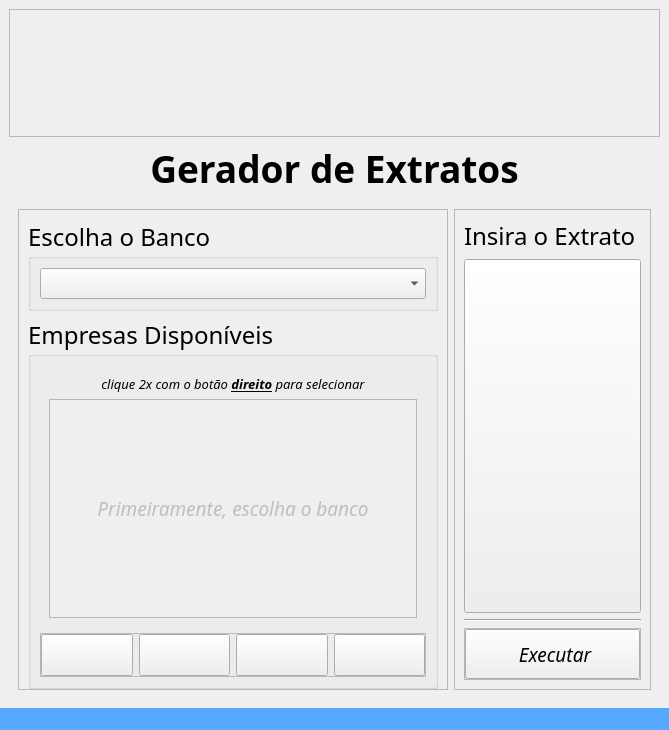
<?xml version="1.0" encoding="UTF-8"?>
<ui version="4.0">
 <class>MainWindow</class>
 <widget class="QMainWindow" name="MainWindow">
  <property name="geometry">
   <rect>
    <x>0</x>
    <y>0</y>
    <width>667</width>
    <height>654</height>
   </rect>
  </property>
  <property name="windowTitle">
   <string>MainWindow</string>
  </property>
  <widget class="QWidget" name="centralwidget">
   <layout class="QGridLayout" name="gridLayout_3">
    <item row="0" column="0">
     <layout class="QGridLayout" name="gridLayout_5">
      <item row="1" column="0">
       <widget class="QLabel" name="label_titulo">
        <property name="font">
         <font>
          <family>Bahnschrift</family>
          <pointsize>28</pointsize>
          <bold>true</bold>
         </font>
        </property>
        <property name="text">
         <string>Gerador de Extratos</string>
        </property>
        <property name="alignment">
         <set>Qt::AlignmentFlag::AlignCenter</set>
        </property>
       </widget>
      </item>
      <item row="0" column="0">
       <widget class="QFrame" name="frame_6">
        <property name="frameShape">
         <enum>QFrame::Shape::StyledPanel</enum>
        </property>
        <property name="frameShadow">
         <enum>QFrame::Shadow::Raised</enum>
        </property>
        <layout class="QHBoxLayout" name="horizontalLayout_5">
         <item>
          <spacer name="horizontalSpacer_5">
           <property name="orientation">
            <enum>Qt::Orientation::Horizontal</enum>
           </property>
           <property name="sizeHint" stdset="0">
            <size>
             <width>40</width>
             <height>20</height>
            </size>
           </property>
          </spacer>
         </item>
         <item>
          <widget class="QLabel" name="logo_hori">
           <property name="sizePolicy">
            <sizepolicy hsizetype="Maximum" vsizetype="Maximum">
             <horstretch>0</horstretch>
             <verstretch>0</verstretch>
            </sizepolicy>
           </property>
           <property name="minimumSize">
            <size>
             <width>580</width>
             <height>108</height>
            </size>
           </property>
           <property name="pixmap">
            <pixmap>../imgs/extrato_horizontal.png</pixmap>
           </property>
           <property name="scaledContents">
            <bool>true</bool>
           </property>
           <property name="alignment">
            <set>Qt::AlignmentFlag::AlignCenter</set>
           </property>
          </widget>
         </item>
         <item>
          <spacer name="horizontalSpacer_6">
           <property name="orientation">
            <enum>Qt::Orientation::Horizontal</enum>
           </property>
           <property name="sizeHint" stdset="0">
            <size>
             <width>40</width>
             <height>20</height>
            </size>
           </property>
          </spacer>
         </item>
        </layout>
       </widget>
      </item>
     </layout>
    </item>
    <item row="2" column="0">
     <layout class="QGridLayout" name="gridLayout">
      <item row="1" column="0">
       <widget class="QStackedWidget" name="stackedWidget">
        <property name="currentIndex">
         <number>0</number>
        </property>
        <widget class="QWidget" name="page">
         <layout class="QHBoxLayout" name="horizontalLayout_3">
          <item>
           <widget class="QFrame" name="frame_2">
            <property name="frameShape">
             <enum>QFrame::Shape::StyledPanel</enum>
            </property>
            <property name="frameShadow">
             <enum>QFrame::Shadow::Raised</enum>
            </property>
            <layout class="QVBoxLayout" name="verticalLayout">
             <property name="bottomMargin">
              <number>0</number>
             </property>
             <item>
              <widget class="QGroupBox" name="groupBox">
               <property name="font">
                <font>
                 <family>Bahnschrift</family>
                 <pointsize>18</pointsize>
                </font>
               </property>
               <property name="title">
                <string>Escolha o Banco</string>
               </property>
               <layout class="QVBoxLayout" name="verticalLayout_4">
                <item>
                 <widget class="QComboBox" name="comboBox">
                  <property name="sizePolicy">
                   <sizepolicy hsizetype="Preferred" vsizetype="Minimum">
                    <horstretch>0</horstretch>
                    <verstretch>0</verstretch>
                   </sizepolicy>
                  </property>
                  <property name="font">
                   <font>
                    <family>Bahnschrift</family>
                    <pointsize>12</pointsize>
                    <fontweight>Light</fontweight>
                   </font>
                  </property>
                 </widget>
                </item>
               </layout>
              </widget>
             </item>
             <item>
              <spacer name="verticalSpacer_2">
               <property name="orientation">
                <enum>Qt::Orientation::Vertical</enum>
               </property>
               <property name="sizeType">
                <enum>QSizePolicy::Policy::Maximum</enum>
               </property>
               <property name="sizeHint" stdset="0">
                <size>
                 <width>20</width>
                 <height>40</height>
                </size>
               </property>
              </spacer>
             </item>
             <item>
              <widget class="QGroupBox" name="groupBox_2">
               <property name="font">
                <font>
                 <family>Bahnschrift</family>
                 <pointsize>18</pointsize>
                </font>
               </property>
               <property name="title">
                <string>Empresas Disponíveis</string>
               </property>
               <layout class="QVBoxLayout" name="verticalLayout_5">
                <item>
                 <widget class="QStackedWidget" name="stackedWidget_companie">
                  <property name="sizePolicy">
                   <sizepolicy hsizetype="Maximum" vsizetype="Expanding">
                    <horstretch>0</horstretch>
                    <verstretch>0</verstretch>
                   </sizepolicy>
                  </property>
                  <property name="currentIndex">
                   <number>0</number>
                  </property>
                  <widget class="QWidget" name="page_3">
                   <property name="sizePolicy">
                    <sizepolicy hsizetype="Maximum" vsizetype="Maximum">
                     <horstretch>0</horstretch>
                     <verstretch>0</verstretch>
                    </sizepolicy>
                   </property>
                   <layout class="QGridLayout" name="gridLayout_2">
                    <item row="1" column="0">
                     <widget class="QScrollArea" name="scrollArea">
                      <property name="enabled">
                       <bool>false</bool>
                      </property>
                      <property name="sizePolicy">
                       <sizepolicy hsizetype="Minimum" vsizetype="Expanding">
                        <horstretch>0</horstretch>
                        <verstretch>0</verstretch>
                       </sizepolicy>
                      </property>
                      <property name="widgetResizable">
                       <bool>true</bool>
                      </property>
                      <widget class="QWidget" name="scrollAreaLayout">
                       <property name="geometry">
                        <rect>
                         <x>0</x>
                         <y>0</y>
                         <width>366</width>
                         <height>176</height>
                        </rect>
                       </property>
                       <property name="sizePolicy">
                        <sizepolicy hsizetype="Minimum" vsizetype="Minimum">
                         <horstretch>0</horstretch>
                         <verstretch>0</verstretch>
                        </sizepolicy>
                       </property>
                       <layout class="QVBoxLayout" name="verticalLayout_2">
                        <item>
                         <widget class="QLabel" name="label_aviso">
                          <property name="font">
                           <font>
                            <family>Rockwell</family>
                            <pointsize>14</pointsize>
                            <italic>true</italic>
                            <bold>false</bold>
                            <strikeout>false</strikeout>
                           </font>
                          </property>
                          <property name="text">
                           <string>Primeiramente, escolha o banco</string>
                          </property>
                          <property name="alignment">
                           <set>Qt::AlignmentFlag::AlignCenter</set>
                          </property>
                         </widget>
                        </item>
                       </layout>
                      </widget>
                     </widget>
                    </item>
                    <item row="0" column="0">
                     <widget class="QLabel" name="label_companie_info">
                      <property name="sizePolicy">
                       <sizepolicy hsizetype="Preferred" vsizetype="Maximum">
                        <horstretch>0</horstretch>
                        <verstretch>0</verstretch>
                       </sizepolicy>
                      </property>
                      <property name="font">
                       <font>
                        <family>Bahnschrift</family>
                        <pointsize>12</pointsize>
                        <italic>true</italic>
                       </font>
                      </property>
                      <property name="text">
                       <string>&lt;!DOCTYPE HTML PUBLIC &quot;-//W3C//DTD HTML 4.0//EN&quot; &quot;http://www.w3.org/TR/REC-html40/strict.dtd&quot;&gt;
&lt;html&gt;&lt;head&gt;&lt;meta name=&quot;qrichtext&quot; content=&quot;1&quot; /&gt;&lt;meta charset=&quot;utf-8&quot; /&gt;&lt;style type=&quot;text/css&quot;&gt;
p, li { white-space: pre-wrap; }
hr { height: 1px; border-width: 0; }
li.unchecked::marker { content: &quot;\2610&quot;; }
li.checked::marker { content: &quot;\2612&quot;; }
&lt;/style&gt;&lt;/head&gt;&lt;body style=&quot; font-family:'Segoe UI'; font-size:9pt; font-weight:400; font-style:normal;&quot;&gt;
&lt;p style=&quot; margin-top:12px; margin-bottom:12px; margin-left:0px; margin-right:0px; -qt-block-indent:0; text-indent:0px;&quot;&gt;&lt;span style=&quot; font-size:10pt; font-style:italic;&quot;&gt;clique 2x com o botão &lt;/span&gt;&lt;span style=&quot; font-size:10pt; font-weight:700; font-style:italic; text-decoration: underline;&quot;&gt;direito&lt;/span&gt;&lt;span style=&quot; font-size:10pt; font-style:italic;&quot;&gt; para selecionar&lt;/span&gt;&lt;/p&gt;&lt;/body&gt;&lt;/html&gt;</string>
                      </property>
                      <property name="alignment">
                       <set>Qt::AlignmentFlag::AlignCenter</set>
                      </property>
                     </widget>
                    </item>
                   </layout>
                  </widget>
                  <widget class="QWidget" name="page_4">
                   <layout class="QGridLayout" name="gridLayout_6">
                    <item row="1" column="0" colspan="2">
                     <widget class="QStackedWidget" name="stackedWidget_reference">
                      <property name="currentIndex">
                       <number>0</number>
                      </property>
                      <widget class="QWidget" name="page_6">
                       <layout class="QHBoxLayout" name="horizontalLayout_6">
                        <item>
                         <widget class="QTableWidget" name="table_reference">
                          <property name="minimumSize">
                           <size>
                            <width>350</width>
                            <height>0</height>
                           </size>
                          </property>
                          <property name="font">
                           <font>
                            <family>Bahnschrift</family>
                            <pointsize>12</pointsize>
                           </font>
                          </property>
                          <property name="alternatingRowColors">
                           <bool>true</bool>
                          </property>
                          <property name="sortingEnabled">
                           <bool>true</bool>
                          </property>
                          <attribute name="horizontalHeaderDefaultSectionSize">
                           <number>116</number>
                          </attribute>
                          <column>
                           <property name="text">
                            <string>Palavra</string>
                           </property>
                           <property name="font">
                            <font>
                             <family>Bahnschrift</family>
                             <pointsize>14</pointsize>
                             <fontweight>Light</fontweight>
                            </font>
                           </property>
                          </column>
                          <column>
                           <property name="text">
                            <string>Valor</string>
                           </property>
                           <property name="font">
                            <font>
                             <family>Bahnschrift</family>
                             <pointsize>14</pointsize>
                             <fontweight>Light</fontweight>
                            </font>
                           </property>
                          </column>
                          <column>
                           <property name="text">
                            <string>Lançamento</string>
                           </property>
                           <property name="font">
                            <font>
                             <family>Bahnschrift</family>
                             <pointsize>14</pointsize>
                             <fontweight>Light</fontweight>
                            </font>
                           </property>
                          </column>
                         </widget>
                        </item>
                       </layout>
                      </widget>
                      <widget class="QWidget" name="page_7">
                       <layout class="QGridLayout" name="gridLayout_8">
                        <item row="0" column="0">
                         <widget class="QPushButton" name="pushButton_6">
                          <property name="sizePolicy">
                           <sizepolicy hsizetype="Maximum" vsizetype="Maximum">
                            <horstretch>0</horstretch>
                            <verstretch>0</verstretch>
                           </sizepolicy>
                          </property>
                          <property name="maximumSize">
                           <size>
                            <width>23</width>
                            <height>23</height>
                           </size>
                          </property>
                          <property name="font">
                           <font>
                            <family>Bahnschrift</family>
                            <pointsize>19</pointsize>
                           </font>
                          </property>
                          <property name="text">
                           <string/>
                          </property>
                          <property name="icon">
                           <iconset theme="QIcon::ThemeIcon::HelpAbout"/>
                          </property>
                         </widget>
                        </item>
                        <item row="0" column="1">
                         <widget class="QLabel" name="label_5">
                          <property name="sizePolicy">
                           <sizepolicy hsizetype="Maximum" vsizetype="Preferred">
                            <horstretch>0</horstretch>
                            <verstretch>0</verstretch>
                           </sizepolicy>
                          </property>
                          <property name="font">
                           <font>
                            <family>Bahnschrift</family>
                            <pointsize>12</pointsize>
                            <fontweight>Thin</fontweight>
                           </font>
                          </property>
                          <property name="text">
                           <string>Palavra</string>
                          </property>
                          <property name="alignment">
                           <set>Qt::AlignmentFlag::AlignRight|Qt::AlignmentFlag::AlignTrailing|Qt::AlignmentFlag::AlignVCenter</set>
                          </property>
                         </widget>
                        </item>
                        <item row="0" column="2">
                         <widget class="QLineEdit" name="lineEdit_word">
                          <property name="sizePolicy">
                           <sizepolicy hsizetype="Maximum" vsizetype="Fixed">
                            <horstretch>0</horstretch>
                            <verstretch>0</verstretch>
                           </sizepolicy>
                          </property>
                          <property name="maximumSize">
                           <size>
                            <width>150</width>
                            <height>16777215</height>
                           </size>
                          </property>
                          <property name="font">
                           <font>
                            <family>Bahnschrift</family>
                            <pointsize>16</pointsize>
                           </font>
                          </property>
                         </widget>
                        </item>
                        <item row="1" column="2">
                         <widget class="QSpinBox" name="spinBox_value">
                          <property name="sizePolicy">
                           <sizepolicy hsizetype="Minimum" vsizetype="Fixed">
                            <horstretch>0</horstretch>
                            <verstretch>0</verstretch>
                           </sizepolicy>
                          </property>
                          <property name="font">
                           <font>
                            <family>Bahnschrift</family>
                            <pointsize>16</pointsize>
                           </font>
                          </property>
                         </widget>
                        </item>
                        <item row="2" column="0" colspan="2">
                         <widget class="QLabel" name="label_6">
                          <property name="font">
                           <font>
                            <family>Bahnschrift</family>
                            <pointsize>12</pointsize>
                            <fontweight>Thin</fontweight>
                           </font>
                          </property>
                          <property name="text">
                           <string>Lançamento</string>
                          </property>
                          <property name="alignment">
                           <set>Qt::AlignmentFlag::AlignRight|Qt::AlignmentFlag::AlignTrailing|Qt::AlignmentFlag::AlignVCenter</set>
                          </property>
                         </widget>
                        </item>
                        <item row="2" column="2">
                         <widget class="QComboBox" name="comboBox_release">
                          <property name="sizePolicy">
                           <sizepolicy hsizetype="Maximum" vsizetype="Fixed">
                            <horstretch>0</horstretch>
                            <verstretch>0</verstretch>
                           </sizepolicy>
                          </property>
                          <property name="font">
                           <font>
                            <family>Bahnschrift</family>
                            <pointsize>16</pointsize>
                           </font>
                          </property>
                          <item>
                           <property name="text">
                            <string>C</string>
                           </property>
                          </item>
                          <item>
                           <property name="text">
                            <string>D</string>
                           </property>
                          </item>
                         </widget>
                        </item>
                        <item row="3" column="0" colspan="3">
                         <widget class="QFrame" name="frame_7">
                          <property name="sizePolicy">
                           <sizepolicy hsizetype="Minimum" vsizetype="Maximum">
                            <horstretch>0</horstretch>
                            <verstretch>0</verstretch>
                           </sizepolicy>
                          </property>
                          <property name="frameShape">
                           <enum>QFrame::Shape::StyledPanel</enum>
                          </property>
                          <property name="frameShadow">
                           <enum>QFrame::Shadow::Raised</enum>
                          </property>
                          <layout class="QHBoxLayout" name="horizontalLayout_7">
                           <item>
                            <widget class="QPushButton" name="pushButton_cancel">
                             <property name="maximumSize">
                              <size>
                               <width>150</width>
                               <height>16777215</height>
                              </size>
                             </property>
                             <property name="font">
                              <font>
                               <family>Bahnschrift</family>
                               <pointsize>14</pointsize>
                              </font>
                             </property>
                             <property name="text">
                              <string>Cancelar</string>
                             </property>
                            </widget>
                           </item>
                           <item>
                            <widget class="QPushButton" name="pushButton_confirm">
                             <property name="maximumSize">
                              <size>
                               <width>150</width>
                               <height>16777215</height>
                              </size>
                             </property>
                             <property name="font">
                              <font>
                               <family>Bahnschrift</family>
                               <pointsize>14</pointsize>
                              </font>
                             </property>
                             <property name="text">
                              <string>Confirmar</string>
                             </property>
                            </widget>
                           </item>
                          </layout>
                         </widget>
                        </item>
                        <item row="1" column="1">
                         <widget class="QLabel" name="label_7">
                          <property name="sizePolicy">
                           <sizepolicy hsizetype="Preferred" vsizetype="Preferred">
                            <horstretch>0</horstretch>
                            <verstretch>0</verstretch>
                           </sizepolicy>
                          </property>
                          <property name="font">
                           <font>
                            <family>Bahnschrift</family>
                            <pointsize>12</pointsize>
                            <fontweight>Thin</fontweight>
                           </font>
                          </property>
                          <property name="text">
                           <string>Valor</string>
                          </property>
                          <property name="alignment">
                           <set>Qt::AlignmentFlag::AlignRight|Qt::AlignmentFlag::AlignTrailing|Qt::AlignmentFlag::AlignVCenter</set>
                          </property>
                         </widget>
                        </item>
                       </layout>
                      </widget>
                     </widget>
                    </item>
                    <item row="0" column="1">
                     <widget class="QLabel" name="label_current_companie">
                      <property name="font">
                       <font>
                        <family>Bahnschrift</family>
                        <pointsize>14</pointsize>
                        <bold>true</bold>
                       </font>
                      </property>
                      <property name="text">
                       <string>Empresa</string>
                      </property>
                      <property name="alignment">
                       <set>Qt::AlignmentFlag::AlignCenter</set>
                      </property>
                     </widget>
                    </item>
                    <item row="0" column="0">
                     <widget class="QPushButton" name="pushButton_exit">
                      <property name="sizePolicy">
                       <sizepolicy hsizetype="Maximum" vsizetype="Fixed">
                        <horstretch>0</horstretch>
                        <verstretch>0</verstretch>
                       </sizepolicy>
                      </property>
                      <property name="font">
                       <font>
                        <family>Bahnschrift</family>
                        <pointsize>12</pointsize>
                        <fontweight>ExtraLight</fontweight>
                       </font>
                      </property>
                      <property name="text">
                       <string>Voltar</string>
                      </property>
                      <property name="icon">
                       <iconset theme="QIcon::ThemeIcon::GoPrevious"/>
                      </property>
                     </widget>
                    </item>
                   </layout>
                  </widget>
                 </widget>
                </item>
                <item>
                 <widget class="QFrame" name="frame">
                  <property name="frameShape">
                   <enum>QFrame::Shape::StyledPanel</enum>
                  </property>
                  <property name="frameShadow">
                   <enum>QFrame::Shadow::Raised</enum>
                  </property>
                  <layout class="QHBoxLayout" name="horizontalLayout">
                   <property name="leftMargin">
                    <number>0</number>
                   </property>
                   <property name="topMargin">
                    <number>0</number>
                   </property>
                   <property name="rightMargin">
                    <number>0</number>
                   </property>
                   <property name="bottomMargin">
                    <number>0</number>
                   </property>
                   <item>
                    <widget class="QPushButton" name="pushButton_add">
                     <property name="text">
                      <string/>
                     </property>
                     <property name="icon">
                      <iconset theme="QIcon::ThemeIcon::ListAdd"/>
                     </property>
                     <property name="iconSize">
                      <size>
                       <width>20</width>
                       <height>20</height>
                      </size>
                     </property>
                    </widget>
                   </item>
                   <item>
                    <widget class="QPushButton" name="pushButton_remove">
                     <property name="text">
                      <string/>
                     </property>
                     <property name="icon">
                      <iconset theme="QIcon::ThemeIcon::ListRemove"/>
                     </property>
                     <property name="iconSize">
                      <size>
                       <width>20</width>
                       <height>20</height>
                      </size>
                     </property>
                    </widget>
                   </item>
                   <item>
                    <widget class="QPushButton" name="pushButton_update">
                     <property name="text">
                      <string/>
                     </property>
                     <property name="icon">
                      <iconset theme="QIcon::ThemeIcon::MailMessageNew"/>
                     </property>
                     <property name="iconSize">
                      <size>
                       <width>20</width>
                       <height>20</height>
                      </size>
                     </property>
                    </widget>
                   </item>
                   <item>
                    <widget class="QPushButton" name="pushButton_save">
                     <property name="icon">
                      <iconset theme="QIcon::ThemeIcon::DocumentSave"/>
                     </property>
                     <property name="iconSize">
                      <size>
                       <width>20</width>
                       <height>20</height>
                      </size>
                     </property>
                    </widget>
                   </item>
                  </layout>
                 </widget>
                </item>
               </layout>
              </widget>
             </item>
            </layout>
           </widget>
          </item>
          <item>
           <widget class="QFrame" name="frame_4">
            <property name="frameShape">
             <enum>QFrame::Shape::StyledPanel</enum>
            </property>
            <property name="frameShadow">
             <enum>QFrame::Shadow::Raised</enum>
            </property>
            <layout class="QVBoxLayout" name="verticalLayout_3">
             <item>
              <widget class="QLabel" name="label_extrato">
               <property name="sizePolicy">
                <sizepolicy hsizetype="Minimum" vsizetype="Maximum">
                 <horstretch>0</horstretch>
                 <verstretch>0</verstretch>
                </sizepolicy>
               </property>
               <property name="font">
                <font>
                 <family>Bahnschrift</family>
                 <pointsize>18</pointsize>
                 <bold>false</bold>
                </font>
               </property>
               <property name="text">
                <string>Insira o Extrato</string>
               </property>
               <property name="alignment">
                <set>Qt::AlignmentFlag::AlignLeading|Qt::AlignmentFlag::AlignLeft|Qt::AlignmentFlag::AlignVCenter</set>
               </property>
              </widget>
             </item>
             <item>
              <widget class="QPushButton" name="pushButton_upload">
               <property name="sizePolicy">
                <sizepolicy hsizetype="Expanding" vsizetype="Expanding">
                 <horstretch>0</horstretch>
                 <verstretch>0</verstretch>
                </sizepolicy>
               </property>
               <property name="font">
                <font>
                 <family>Lucida Fax</family>
                 <pointsize>12</pointsize>
                </font>
               </property>
               <property name="text">
                <string/>
               </property>
               <property name="icon">
                <iconset>
                 <normaloff>../imgs/upload-icon.png</normaloff>../imgs/upload-icon.png</iconset>
               </property>
               <property name="iconSize">
                <size>
                 <width>65</width>
                 <height>63</height>
                </size>
               </property>
              </widget>
             </item>
             <item>
              <widget class="Line" name="line">
               <property name="orientation">
                <enum>Qt::Orientation::Horizontal</enum>
               </property>
              </widget>
             </item>
             <item>
              <widget class="QFrame" name="frame_3">
               <property name="frameShape">
                <enum>QFrame::Shape::StyledPanel</enum>
               </property>
               <property name="frameShadow">
                <enum>QFrame::Shadow::Raised</enum>
               </property>
               <layout class="QHBoxLayout" name="horizontalLayout_2">
                <property name="leftMargin">
                 <number>0</number>
                </property>
                <property name="topMargin">
                 <number>0</number>
                </property>
                <property name="rightMargin">
                 <number>0</number>
                </property>
                <property name="bottomMargin">
                 <number>0</number>
                </property>
                <item>
                 <widget class="QPushButton" name="pushButton_execute">
                  <property name="sizePolicy">
                   <sizepolicy hsizetype="Maximum" vsizetype="Fixed">
                    <horstretch>0</horstretch>
                    <verstretch>0</verstretch>
                   </sizepolicy>
                  </property>
                  <property name="minimumSize">
                   <size>
                    <width>175</width>
                    <height>50</height>
                   </size>
                  </property>
                  <property name="font">
                   <font>
                    <family>Bahnschrift</family>
                    <pointsize>14</pointsize>
                    <italic>true</italic>
                    <fontweight>ExtraLight</fontweight>
                   </font>
                  </property>
                  <property name="text">
                   <string> Executar</string>
                  </property>
                  <property name="icon">
                   <iconset theme="QIcon::ThemeIcon::DocumentSend"/>
                  </property>
                  <property name="shortcut">
                   <string>Enter</string>
                  </property>
                 </widget>
                </item>
               </layout>
              </widget>
             </item>
            </layout>
           </widget>
          </item>
         </layout>
        </widget>
        <widget class="QWidget" name="page_2">
         <layout class="QGridLayout" name="gridLayout_4">
          <item row="1" column="0">
           <spacer name="horizontalSpacer">
            <property name="orientation">
             <enum>Qt::Orientation::Horizontal</enum>
            </property>
            <property name="sizeHint" stdset="0">
             <size>
              <width>243</width>
              <height>20</height>
             </size>
            </property>
           </spacer>
          </item>
          <item row="1" column="2">
           <spacer name="horizontalSpacer_2">
            <property name="orientation">
             <enum>Qt::Orientation::Horizontal</enum>
            </property>
            <property name="sizeHint" stdset="0">
             <size>
              <width>242</width>
              <height>20</height>
             </size>
            </property>
           </spacer>
          </item>
          <item row="2" column="0">
           <spacer name="horizontalSpacer_3">
            <property name="orientation">
             <enum>Qt::Orientation::Horizontal</enum>
            </property>
            <property name="sizeHint" stdset="0">
             <size>
              <width>243</width>
              <height>20</height>
             </size>
            </property>
           </spacer>
          </item>
          <item row="2" column="1">
           <widget class="QLabel" name="label_carregando">
            <property name="font">
             <font>
              <family>Arial Rounded MT</family>
              <pointsize>12</pointsize>
              <bold>true</bold>
             </font>
            </property>
            <property name="text">
             <string>Carregando...</string>
            </property>
            <property name="alignment">
             <set>Qt::AlignmentFlag::AlignCenter</set>
            </property>
           </widget>
          </item>
          <item row="2" column="2">
           <spacer name="horizontalSpacer_4">
            <property name="orientation">
             <enum>Qt::Orientation::Horizontal</enum>
            </property>
            <property name="sizeHint" stdset="0">
             <size>
              <width>242</width>
              <height>20</height>
             </size>
            </property>
           </spacer>
          </item>
          <item row="1" column="1">
           <widget class="QLabel" name="label_load">
            <property name="maximumSize">
             <size>
              <width>128</width>
              <height>128</height>
             </size>
            </property>
            <property name="text">
             <string/>
            </property>
            <property name="pixmap">
             <pixmap>../imgs/load.gif</pixmap>
            </property>
            <property name="scaledContents">
             <bool>true</bool>
            </property>
           </widget>
          </item>
         </layout>
        </widget>
       </widget>
      </item>
     </layout>
    </item>
    <item row="1" column="0">
     <spacer name="verticalSpacer">
      <property name="orientation">
       <enum>Qt::Orientation::Vertical</enum>
      </property>
      <property name="sizeType">
       <enum>QSizePolicy::Policy::Maximum</enum>
      </property>
      <property name="sizeHint" stdset="0">
       <size>
        <width>20</width>
        <height>40</height>
       </size>
      </property>
     </spacer>
    </item>
   </layout>
  </widget>
  <widget class="QMenuBar" name="menubar">
   <property name="geometry">
    <rect>
     <x>0</x>
     <y>0</y>
     <width>667</width>
     <height>22</height>
    </rect>
   </property>
  </widget>
  <widget class="QStatusBar" name="statusbar">
   <property name="styleSheet">
    <string notr="true">background-color: rgb(85, 170, 255);</string>
   </property>
  </widget>
 </widget>
 <resources/>
 <connections/>
</ui>
